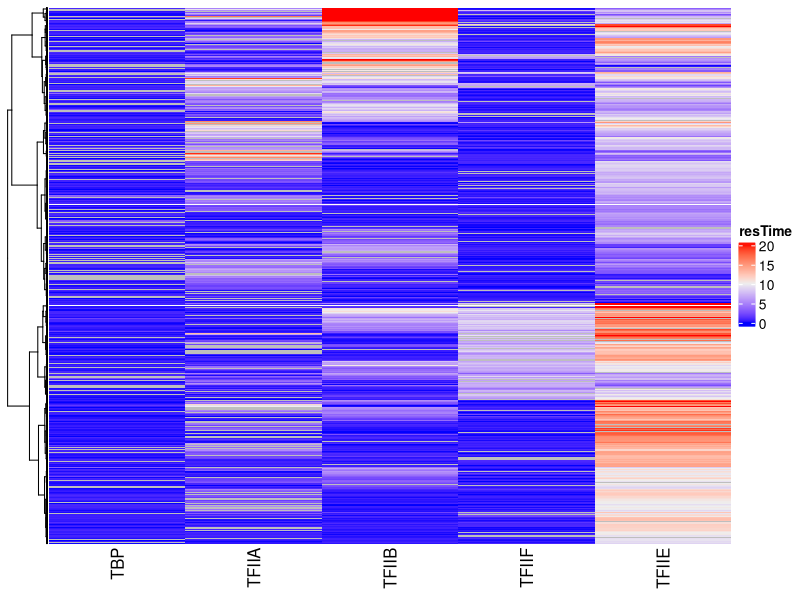
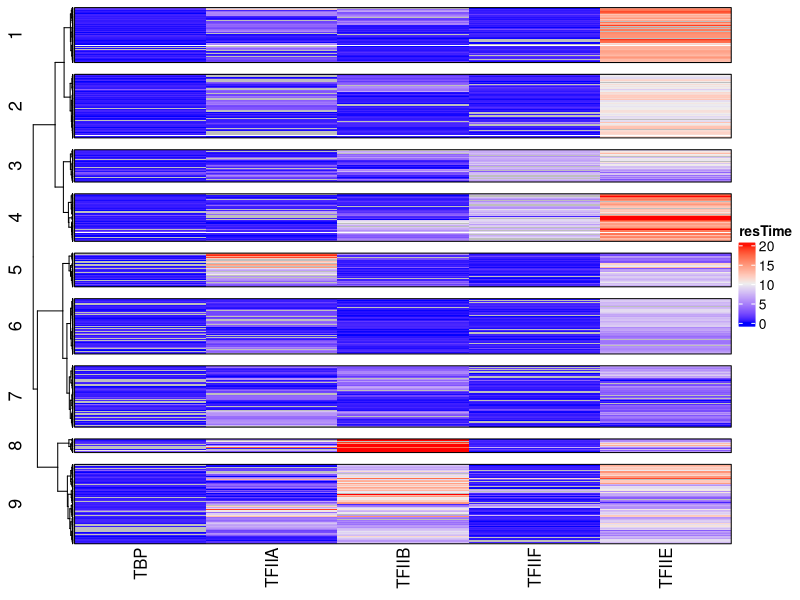
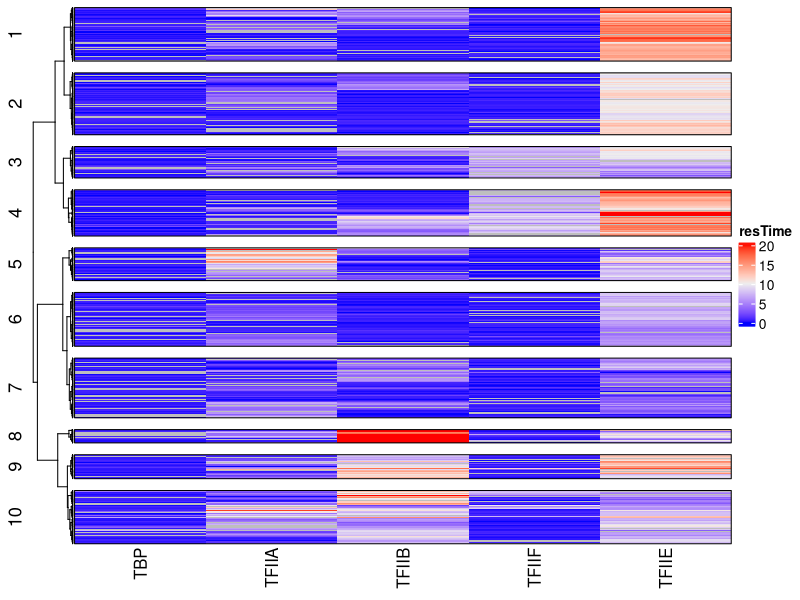
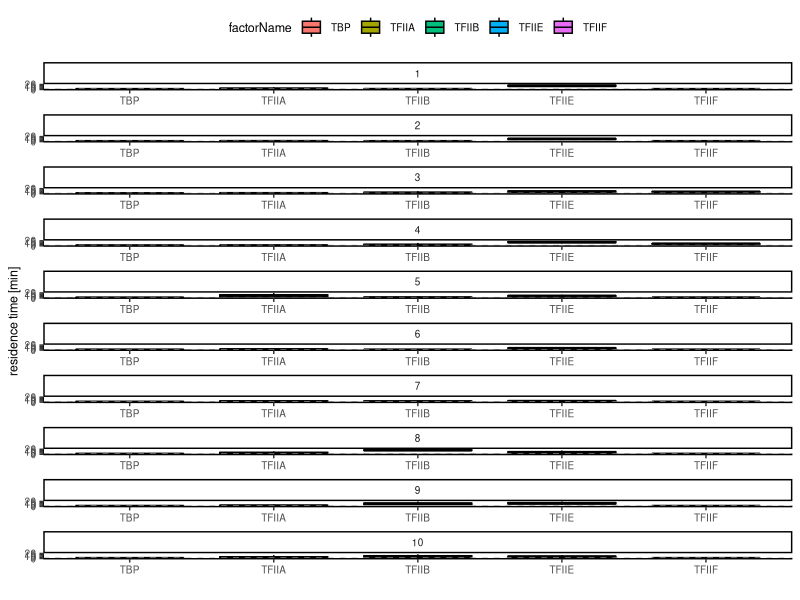

The R source for these figures, in order:
rm(list = ls())

library(tidyverse)
library(ComplexHeatmap)


set.seed(42)


# upload table replace <1 min with a random number between 0-1
# make class labels
resTimes = read.csv("data/residence_times_all.csv") %>% 
  dplyr::select(-peakName) %>% 
  pivot_longer(cols = TBP:TFIIF, names_to = "factorName", values_to = "resTime", values_drop_na = TRUE) %>% 
  distinct()

plotResTime = resTimes %>% 
  mutate(randNum = runif(nrow(resTimes), min=0, max=1)) %>% 
  mutate(resTimesNum = ifelse(resTime == "<1", randNum, as.numeric(resTime))) %>% 
  dplyr::select(gene, factorName, resTimesNum)


###################################################
#------ heatmap ------
###################################################
heatmapTable = plotResTime %>%
  ungroup() %>% 
  pivot_wider(names_from = factorName, values_from = resTimesNum) %>% 
  column_to_rownames(var = "gene")
naPerRow = rowSums(is.na(heatmapTable))

# filter rows with more than 1 NA
heatmapTableFilt = heatmapTable[naPerRow <= 1,c("TBP", "TFIIA", "TFIIB", "TFIIF", "TFIIE")]
genes = rownames(heatmapTableFilt)
rownames(heatmapTableFilt) = NULL

# plot - ward clustering showst the best results
Heatmap(heatmapTableFilt, cluster_columns = F, clustering_method_rows = "ward.D", name = "resTime")
# pdf(file = "/Users/lilcrusher/competitionChIP/figures/heatmap_all_GTF/heatmap_max1NA_wardClust.pdf", width = 4, height = 6)
# draw(Heatmap(heatmapTableFilt, cluster_columns = F, clustering_method_rows = "ward.D", name = "resTime"))
# dev.off()


# plot - ward clustering shows the best results + k-means clustering
Heatmap(heatmapTableFilt, 
        cluster_columns = F, 
        clustering_method_rows = "ward.D", 
        name = "resTime", 
        row_split = 9,
        row_gap = unit(3, "mm"), border = T)
# pdf(file = "/Users/lilcrusher/competitionChIP/figures/heatmap_all_GTF/heatmap_max1NA_wardClust_5clusters.pdf", width = 4, height = 6)
# draw(Heatmap(heatmapTableFilt, 
#              cluster_columns = F, 
#              clustering_method_rows = "ward.D", 
#              name = "resTime", 
#              row_split = 10,
#              row_gap = unit(3, "mm"), border = T))
# dev.off()

# extract the gene names for each cluster
ht = Heatmap(heatmapTableFilt, 
             cluster_columns = F, 
             clustering_method_rows = "ward.D", 
             name = "resTime", 
             row_split = 10,
             row_gap = unit(3, "mm"), border = T)
ht = draw(ht)
clusters = row_order(ht)
# # extract the gene names falling into each cluster
# for (i in 1:length(clusters)){
#   clusterRows = clusters[[i]]
#   clustGenes = genes[clusterRows]
#   
#   write.table(clustGenes, paste0("data/heatmap_clusters/cluster_", i, ".txt"), sep = "\n", 
#               row.names = F, col.names = F, quote = F)
# }
# extract the gene names falling into each cluster
for (i in 1:length(clusters)){
  clusterRows = clusters[[i]]
  clustGenes = genes[clusterRows]
  clustTable = data.frame(cluster = rep(i, length(clustGenes)) ,gene = clustGenes)
  if (i == 1){
    clustTableFull = clustTable
  } else {
    clustTableFull = rbind(clustTableFull, clustTable)
  }
  write.csv(clustTableFull, "data/heatmapClusters.csv", row.names = F, quote = F)
}

plotTable = heatmapTableFilt %>% 
  mutate(gene = genes) %>% 
  pivot_longer(!gene, names_to = "factorName", values_to = "resTime", values_drop_na = T) %>% 
  left_join(clustTableFull) 

p = ggplot(plotTable, aes(x = factorName, y = resTime, fill = factorName))
p + geom_boxplot(outlier.shape=NA, color = "black") +
  geom_hline(yintercept = 1, linetype = "dashed", color = "grey70") + 
  theme_classic() +
  xlab(" ") +
  ylab("residence time [min]") +
  theme(panel.background = element_rect(fill = "transparent"), # bg of the panel
        plot.background = element_rect(fill = "transparent", color = NA),
        text = element_text(size=9),
        legend.position = "top",
        panel.grid.major = element_blank(), 
        panel.grid.minor = element_blank()) +
  facet_wrap(~cluster, scales = "free", ncol = 1) +
  ylim(0,20)
